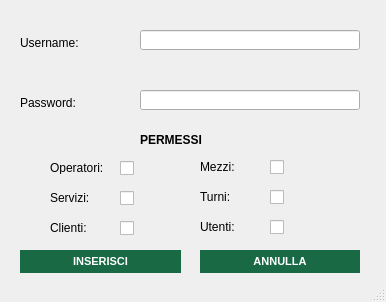
<?xml version="1.0" encoding="UTF-8"?>
<ui version="4.0">
 <class>inserimentoutente_window</class>
 <widget class="QMainWindow" name="inserimentoutente_window">
  <property name="geometry">
   <rect>
    <x>0</x>
    <y>0</y>
    <width>386</width>
    <height>302</height>
   </rect>
  </property>
  <property name="minimumSize">
   <size>
    <width>386</width>
    <height>302</height>
   </size>
  </property>
  <property name="maximumSize">
   <size>
    <width>386</width>
    <height>302</height>
   </size>
  </property>
  <property name="windowTitle">
   <string>Inserimento Utente</string>
  </property>
  <property name="windowIcon">
   <iconset resource="xz.qrc">
    <normaloff>:/images/images/AnconAmbiente_Logo.png</normaloff>:/images/images/AnconAmbiente_Logo.png</iconset>
  </property>
  <widget class="QWidget" name="inserimentoutente_widget">
   <widget class="QPushButton" name="inserisci_button">
    <property name="geometry">
     <rect>
      <x>20</x>
      <y>250</y>
      <width>161</width>
      <height>23</height>
     </rect>
    </property>
    <property name="styleSheet">
     <string notr="true">QPushButton{
background-color:rgb(24, 105, 68);
color: white;
border-style: outset;
font:  bold 11px


}

QPushButton:hover{
background-color:rgb(170, 203, 108);
color: white;
border-style: outset;
font:  bold 11px
}</string>
    </property>
    <property name="text">
     <string>INSERISCI</string>
    </property>
   </widget>
   <widget class="QLabel" name="label_5">
    <property name="geometry">
     <rect>
      <x>50</x>
      <y>161</y>
      <width>80</width>
      <height>13</height>
     </rect>
    </property>
    <property name="text">
     <string>Operatori:</string>
    </property>
   </widget>
   <widget class="QLineEdit" name="password_field">
    <property name="geometry">
     <rect>
      <x>140</x>
      <y>90</y>
      <width>220</width>
      <height>20</height>
     </rect>
    </property>
    <property name="echoMode">
     <enum>QLineEdit::Password</enum>
    </property>
   </widget>
   <widget class="QLabel" name="label_6">
    <property name="geometry">
     <rect>
      <x>140</x>
      <y>130</y>
      <width>81</width>
      <height>21</height>
     </rect>
    </property>
    <property name="text">
     <string>&lt;html&gt;&lt;head/&gt;&lt;body&gt;&lt;p&gt;&lt;span style=&quot; font-weight:600;&quot;&gt;PERMESSI&lt;/span&gt;&lt;/p&gt;&lt;/body&gt;&lt;/html&gt;</string>
    </property>
   </widget>
   <widget class="QPushButton" name="annulla_button">
    <property name="geometry">
     <rect>
      <x>200</x>
      <y>250</y>
      <width>160</width>
      <height>23</height>
     </rect>
    </property>
    <property name="styleSheet">
     <string notr="true">QPushButton{
background-color:rgb(24, 105, 68);
color: white;
border-style: outset;
font:  bold 11px


}

QPushButton:hover{
background-color:rgb(170, 203, 108);
color: white;
border-style: outset;
font:  bold 11px
}</string>
    </property>
    <property name="text">
     <string>ANNULLA</string>
    </property>
   </widget>
   <widget class="QLabel" name="label">
    <property name="geometry">
     <rect>
      <x>20</x>
      <y>35</y>
      <width>91</width>
      <height>16</height>
     </rect>
    </property>
    <property name="text">
     <string>Username:</string>
    </property>
   </widget>
   <widget class="QLineEdit" name="username_field">
    <property name="geometry">
     <rect>
      <x>140</x>
      <y>30</y>
      <width>220</width>
      <height>20</height>
     </rect>
    </property>
   </widget>
   <widget class="QLabel" name="label_2">
    <property name="geometry">
     <rect>
      <x>20</x>
      <y>95</y>
      <width>81</width>
      <height>16</height>
     </rect>
    </property>
    <property name="text">
     <string>Password:</string>
    </property>
   </widget>
   <widget class="QLabel" name="label_3">
    <property name="geometry">
     <rect>
      <x>50</x>
      <y>191</y>
      <width>80</width>
      <height>13</height>
     </rect>
    </property>
    <property name="text">
     <string>Servizi:</string>
    </property>
   </widget>
   <widget class="QLabel" name="label_4">
    <property name="geometry">
     <rect>
      <x>50</x>
      <y>221</y>
      <width>100</width>
      <height>13</height>
     </rect>
    </property>
    <property name="text">
     <string>Clienti:</string>
    </property>
   </widget>
   <widget class="QCheckBox" name="operatori_check">
    <property name="geometry">
     <rect>
      <x>120</x>
      <y>160</y>
      <width>16</width>
      <height>17</height>
     </rect>
    </property>
    <property name="text">
     <string/>
    </property>
   </widget>
   <widget class="QCheckBox" name="servizi_check">
    <property name="geometry">
     <rect>
      <x>120</x>
      <y>190</y>
      <width>16</width>
      <height>17</height>
     </rect>
    </property>
    <property name="text">
     <string/>
    </property>
   </widget>
   <widget class="QCheckBox" name="clienti_check">
    <property name="geometry">
     <rect>
      <x>120</x>
      <y>220</y>
      <width>16</width>
      <height>17</height>
     </rect>
    </property>
    <property name="text">
     <string/>
    </property>
   </widget>
   <widget class="QLabel" name="label_7">
    <property name="geometry">
     <rect>
      <x>200</x>
      <y>190</y>
      <width>80</width>
      <height>13</height>
     </rect>
    </property>
    <property name="text">
     <string>Turni:</string>
    </property>
   </widget>
   <widget class="QCheckBox" name="utenti_check">
    <property name="geometry">
     <rect>
      <x>270</x>
      <y>219</y>
      <width>16</width>
      <height>17</height>
     </rect>
    </property>
    <property name="text">
     <string/>
    </property>
   </widget>
   <widget class="QLabel" name="label_8">
    <property name="geometry">
     <rect>
      <x>200</x>
      <y>220</y>
      <width>60</width>
      <height>13</height>
     </rect>
    </property>
    <property name="text">
     <string>Utenti:</string>
    </property>
   </widget>
   <widget class="QCheckBox" name="mezzi_check">
    <property name="geometry">
     <rect>
      <x>270</x>
      <y>159</y>
      <width>16</width>
      <height>17</height>
     </rect>
    </property>
    <property name="text">
     <string/>
    </property>
   </widget>
   <widget class="QCheckBox" name="turni_check">
    <property name="geometry">
     <rect>
      <x>270</x>
      <y>189</y>
      <width>16</width>
      <height>17</height>
     </rect>
    </property>
    <property name="text">
     <string/>
    </property>
   </widget>
   <widget class="QLabel" name="label_9">
    <property name="geometry">
     <rect>
      <x>200</x>
      <y>160</y>
      <width>60</width>
      <height>13</height>
     </rect>
    </property>
    <property name="text">
     <string>Mezzi:</string>
    </property>
   </widget>
   <widget class="QLabel" name="username_error">
    <property name="geometry">
     <rect>
      <x>140</x>
      <y>10</y>
      <width>230</width>
      <height>17</height>
     </rect>
    </property>
    <property name="text">
     <string/>
    </property>
   </widget>
   <widget class="QLabel" name="password_error">
    <property name="geometry">
     <rect>
      <x>140</x>
      <y>70</y>
      <width>230</width>
      <height>17</height>
     </rect>
    </property>
    <property name="text">
     <string/>
    </property>
   </widget>
  </widget>
  <widget class="QStatusBar" name="statusbar"/>
 </widget>
 <resources>
  <include location="xz.qrc"/>
 </resources>
 <connections/>
</ui>
